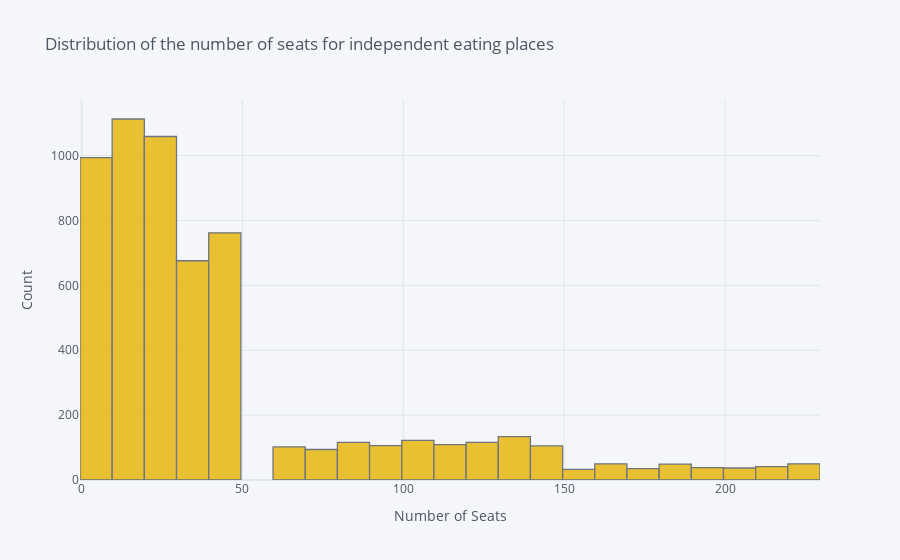

Write notebook code for a chart like this one.
### Code cell
rest_data[rest_data['chain'] == False]['number'].iplot(kind='hist',
                         xTitle='Number of Seats', yTitle='Count',
                          title='Distribution of the number of seats for independent eating places',
                          color = '#e7b300',
                          bins = 40)

### Figure 1 — Plotly figure (JSON) as saved in the notebook; plotly's stock layout.template omitted (floating-point values rounded to 4 significant figures; data arrays with more than 128 entries replaced by an {"elided": "..."} marker saying what was removed)
{"data": [{"histfunc": "count", "histnorm": "", "marker": {"color": "rgba(231, 179, 0, 1.0)", "line": {"color": "#4D5663", "width": 1.3}}, "name": "number", "nbinsx": 40, "opacity": 0.8, "orientation": "v", "type": "histogram", "x": {"elided": "5941 int values"}}], "layout": {"barmode": "overlay", "legend": {"bgcolor": "#F5F6F9", "font": {"color": "#4D5663"}}, "paper_bgcolor": "#F5F6F9", "plot_bgcolor": "#F5F6F9", "title": {"font": {"color": "#4D5663"}, "text": "Distribution of the number of seats for independent eating places"}, "xaxis": {"gridcolor": "#E1E5ED", "showgrid": true, "tickfont": {"color": "#4D5663"}, "title": {"font": {"color": "#4D5663"}, "text": "Number of Seats"}, "zerolinecolor": "#E1E5ED"}, "yaxis": {"gridcolor": "#E1E5ED", "showgrid": true, "tickfont": {"color": "#4D5663"}, "title": {"font": {"color": "#4D5663"}, "text": "Count"}, "zerolinecolor": "#E1E5ED"}}}
